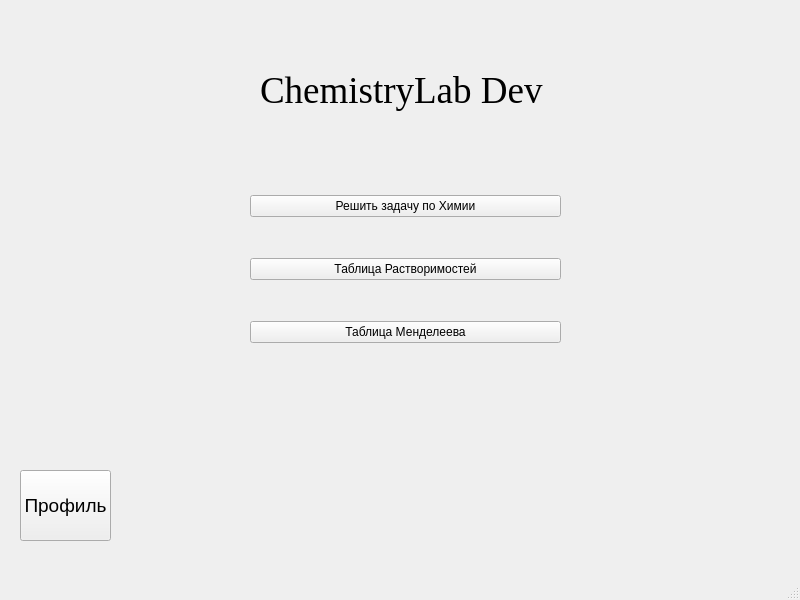
<?xml version="1.0" encoding="UTF-8"?>
<ui version="4.0">
 <class>MainWindow</class>
 <widget class="QMainWindow" name="MainWindow">
  <property name="geometry">
   <rect>
    <x>0</x>
    <y>0</y>
    <width>800</width>
    <height>600</height>
   </rect>
  </property>
  <property name="windowTitle">
   <string>MainWindow</string>
  </property>
  <widget class="QWidget" name="centralwidget">
   <widget class="QWidget" name="gridLayoutWidget">
    <property name="geometry">
     <rect>
      <x>250</x>
      <y>160</y>
      <width>311</width>
      <height>221</height>
     </rect>
    </property>
    <layout class="QGridLayout" name="gridLayout">
     <item row="2" column="0">
      <widget class="QPushButton" name="Mendeleev">
       <property name="text">
        <string>Таблица Менделеева</string>
       </property>
      </widget>
     </item>
     <item row="0" column="0">
      <widget class="QPushButton" name="Zadachi">
       <property name="text">
        <string>Решить задачу по Химии</string>
       </property>
      </widget>
     </item>
     <item row="1" column="0">
      <widget class="QPushButton" name="tablitsyaRastv">
       <property name="text">
        <string>Таблица Растворимостей</string>
       </property>
      </widget>
     </item>
    </layout>
   </widget>
   <widget class="QLabel" name="label">
    <property name="geometry">
     <rect>
      <x>260</x>
      <y>50</y>
      <width>291</width>
      <height>81</height>
     </rect>
    </property>
    <property name="font">
     <font>
      <family>Times New Roman</family>
      <pointsize>28</pointsize>
      <weight>50</weight>
      <bold>false</bold>
     </font>
    </property>
    <property name="autoFillBackground">
     <bool>false</bool>
    </property>
    <property name="text">
     <string>ChemistryLab Dev</string>
    </property>
   </widget>
   <widget class="QPushButton" name="pushButton">
    <property name="geometry">
     <rect>
      <x>20</x>
      <y>470</y>
      <width>91</width>
      <height>71</height>
     </rect>
    </property>
    <property name="font">
     <font>
      <family>Segoe UI Historic</family>
      <pointsize>14</pointsize>
     </font>
    </property>
    <property name="text">
     <string>Профиль</string>
    </property>
   </widget>
  </widget>
  <widget class="QMenuBar" name="menubar">
   <property name="geometry">
    <rect>
     <x>0</x>
     <y>0</y>
     <width>800</width>
     <height>21</height>
    </rect>
   </property>
  </widget>
  <widget class="QStatusBar" name="statusbar"/>
 </widget>
 <resources/>
 <connections/>
</ui>
